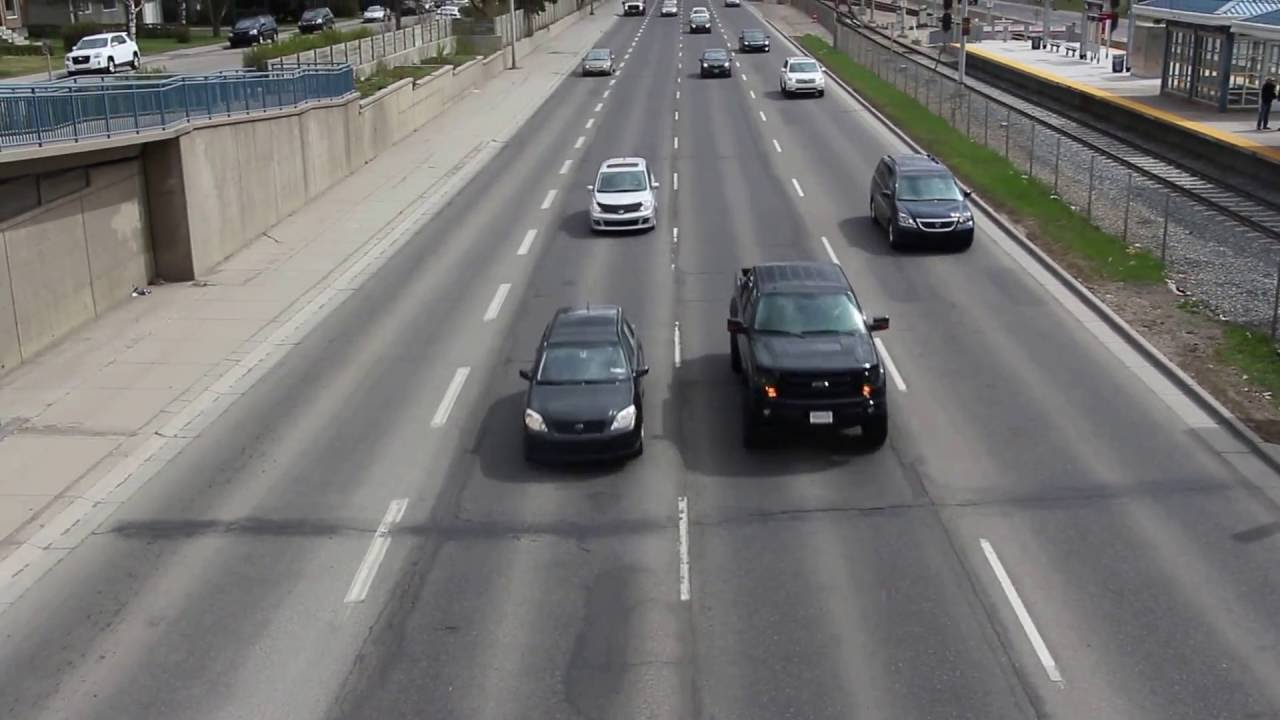
#> input picture test.jpg, 1280 x 720 px
$ python hough.py
#> lines starting #> are read from the running program, lines starting #| are printed output that depends on the picture; after the words box and inside, x2 and y2 are one past the last pixel; in counts of white or black regions, pixels touching at a corner belong together
import matplotlib.pyplot as plt
import matplotlib.image as mpimg
import numpy as np
import math
import cv2

# Read in and grayscale the image
image = mpimg.imread('test.jpg')
#> image is the input picture: shape (720, 1280, 3); mean R, G, B 116.5, 115.7, 114.6
gray = cv2.cvtColor(image,cv2.COLOR_RGB2GRAY)

# Define a kernel size and apply Gaussian smoothing
kernel_size = 5
blur_gray = cv2.GaussianBlur(gray,(kernel_size, kernel_size),0)

# Define our parameters for Canny and apply
low_threshold = 50
high_threshold = 150
edges = cv2.Canny(blur_gray, low_threshold, high_threshold)
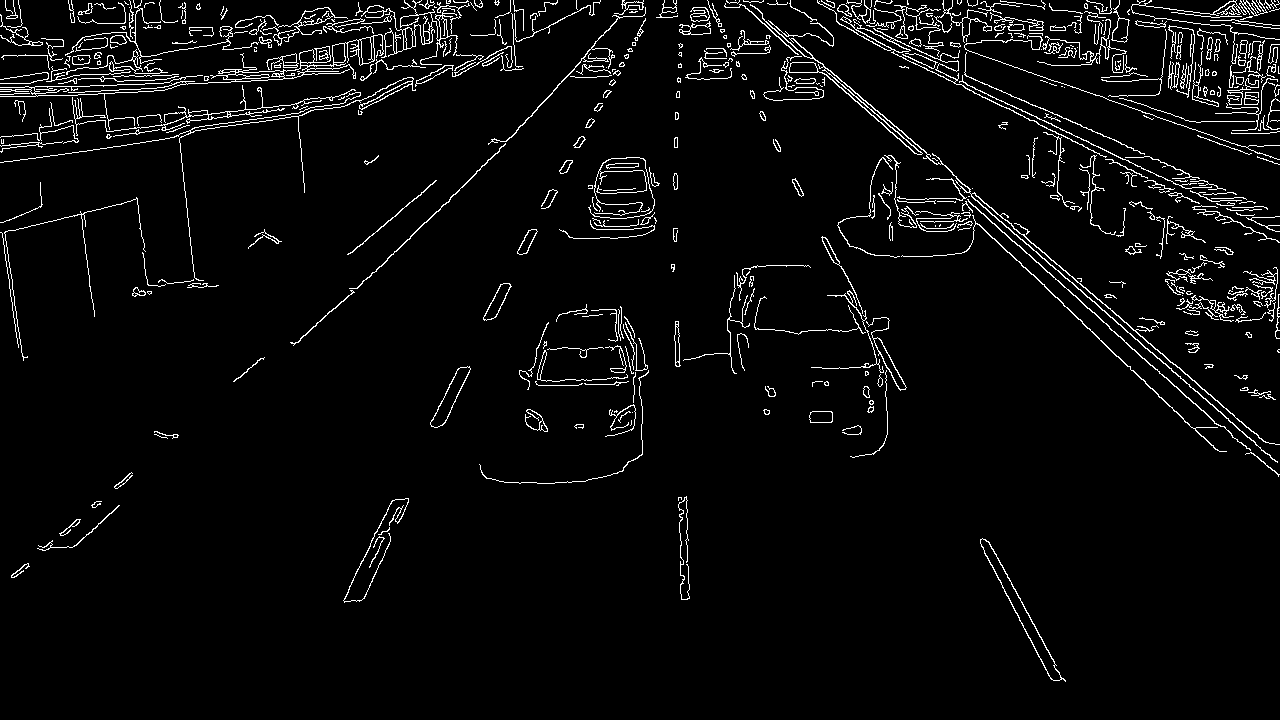
#> edges: shape (720, 1280); 4% white in thin lines or dots

# Next we'll create a masked edges image using cv2.fillPoly()
mask = np.zeros_like(edges)
ignore_mask_color = 255

# This time we are defining a four sided polygon to mask
imshape = image.shape
#> imshape = (720, 1280, 3)
vertices = np.array([[(0,imshape[0]),(450, 290), (490, 290), (imshape[1],imshape[0])]], dtype=np.int32)
cv2.fillPoly(mask, vertices, ignore_mask_color)
#> mask: shape (720, 1280); 30.8% white; 1 white region, box (x1, y1, x2, y2) and area: (1, 290, 1280, 720) 283990
masked_edges = cv2.bitwise_and(edges, mask)
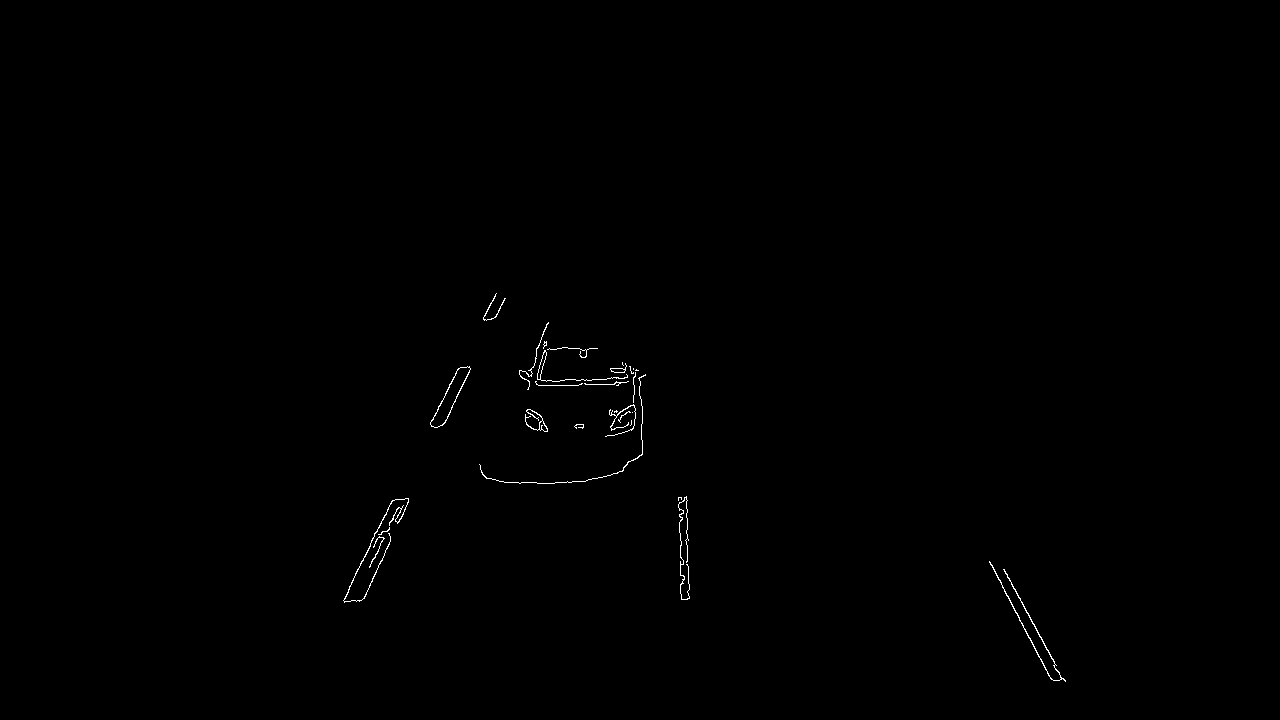
#> masked_edges: shape (720, 1280); 0.27% white in thin lines or dots, all inside (x1, y1, x2, y2) = (343, 293, 1066, 682)

# Define the Hough transform parameters
rho = 2
theta = math.pi/180
threshold = 15
min_line_length = 40
max_line_gap = 20
line_image = np.copy(image)*0
#> line_image: shape (720, 1280, 3); every value is 0

# Run Hough on edge detected image
# Output "lines" is an array containing endpoints of detected line segments
lines = cv2.HoughLinesP(masked_edges, rho, theta, threshold, np.array([]),
                            min_line_length, max_line_gap)
#> lines = 27 rows, first 6: [430, 424, 459, 368], [989, 561, 1052, 679], [363, 598, 408, 501], [442, 425, 470, 368], [1015, 589, 1061, 679], [579, 384, 640, 384]

# Iterate over the output "lines" and draw lines on a blank image
for line in lines:
    for x1,y1,x2,y2 in line:
        cv2.line(line_image,(x1,y1),(x2,y2),(255,0,0),10)
#> this loop made 27 passes
#> line on passes 1 to 12: [[430, 424, 459, 368]], [[989, 561, 1052, 679]], [[363, 598, 408, 501]], [[442, 425, 470, 368]], [[1015, 589, 1061, 679]], [[579, 384, 640, 384]], [[363, 560, 391, 501]], [[640, 377, 642, 423]], [[519, 483, 571, 482]], [[528, 381, 547, 323]], [[685, 497, 689, 598]], [[680, 593, 680, 497]]
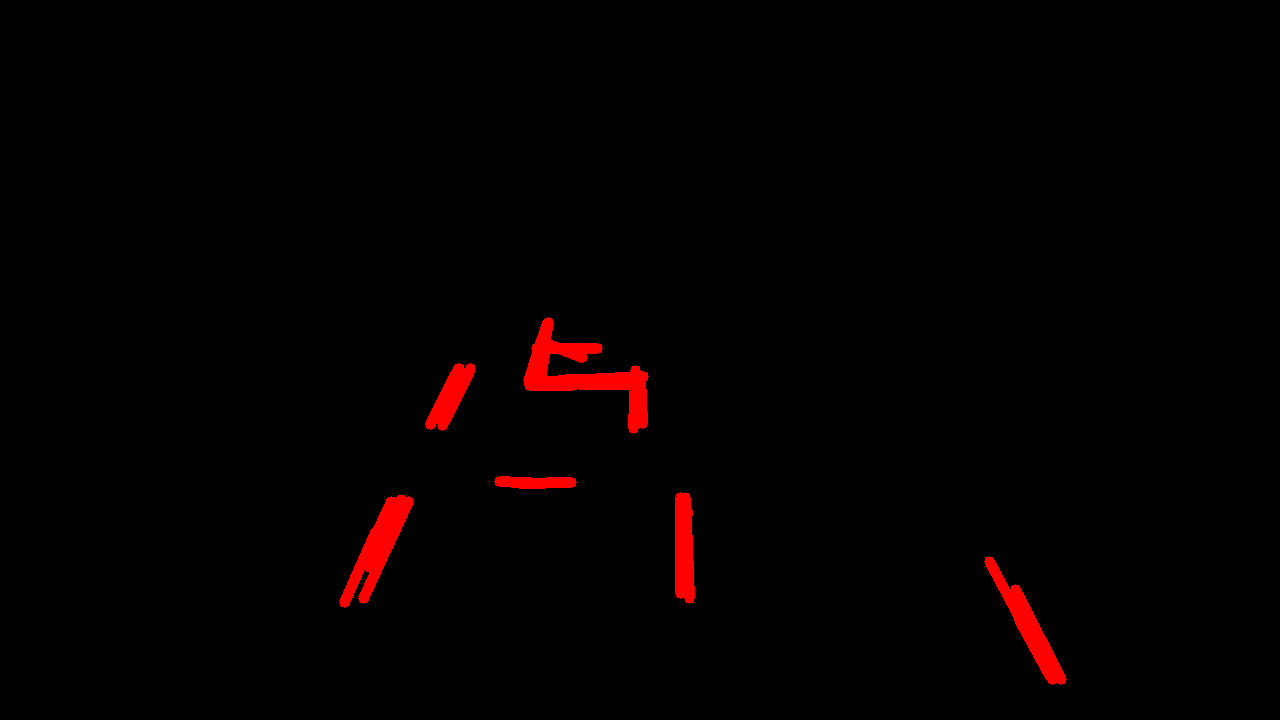
#> line_image: shape (720, 1280, 3); mean R, G, B 4, 0, 0

# Create a "color" binary image to combine with line image
color_edges = np.dstack((edges, edges, edges))
#> color_edges: shape (720, 1280, 3); 4% white in thin lines or dots

# Draw the lines on the edge image
lines_edges = cv2.addWeighted(color_edges, 0.8, line_image, 1, 0)
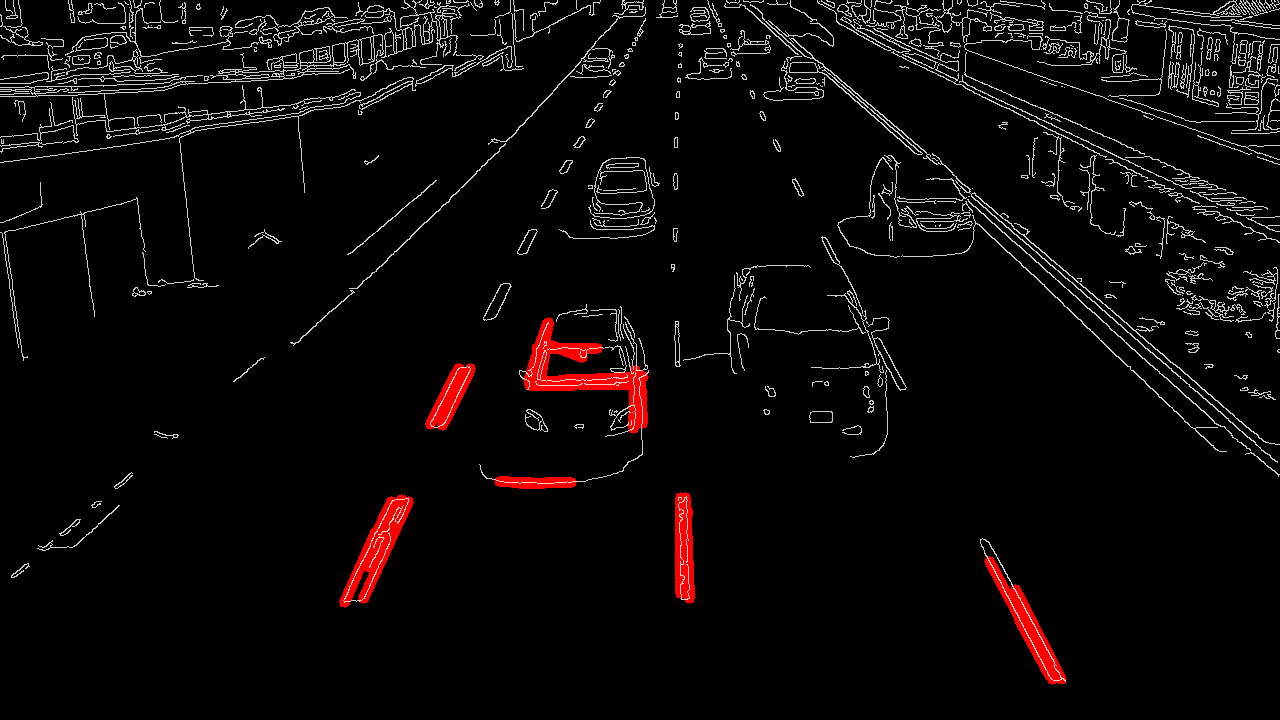
#> lines_edges: shape (720, 1280, 3); mean of channels 0, 1, 2 11.8, 8.2, 8.2; drawn as R, G, B
imgplot = plt.imshow(lines_edges)

$ run again, with gradient direction.JPG copied over test.jpg
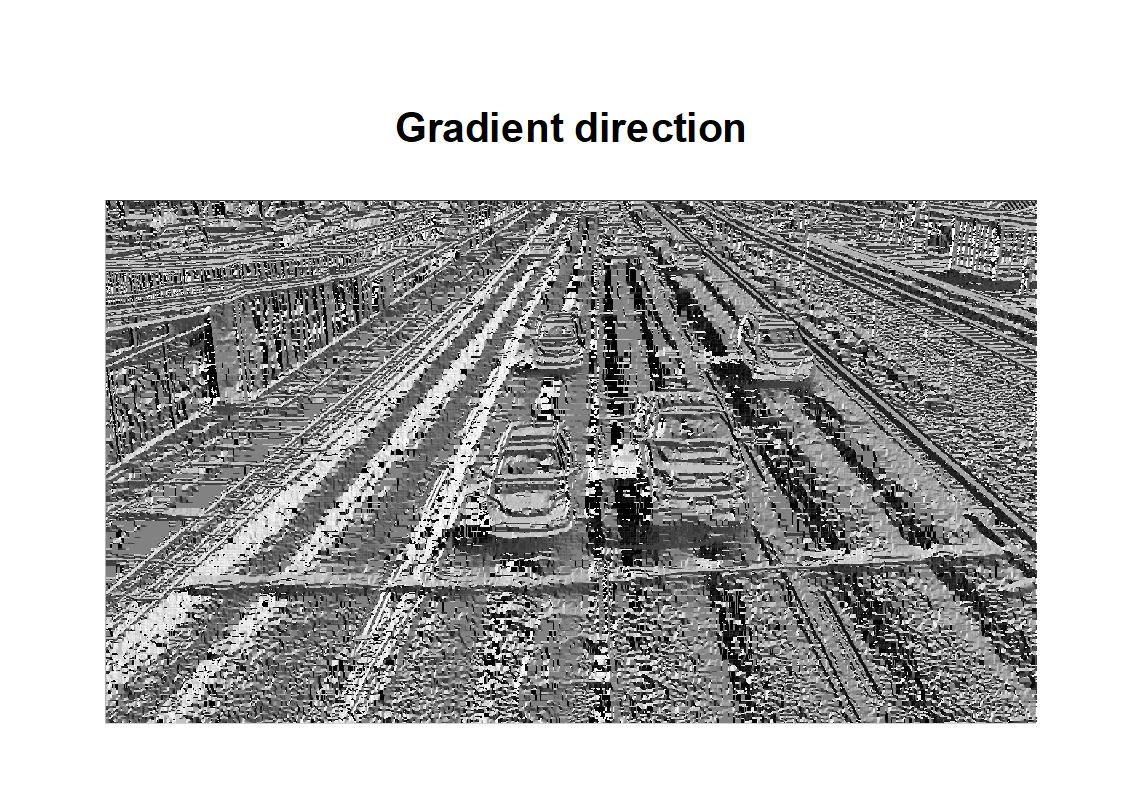
#> input picture gradient direction.JPG, 1141 x 802 px
#> image is the input picture: shape (802, 1141, 3); mean R, G, B 183.4, 183.4, 183.4
#> `edges = cv2.Canny(blur_gray, low_threshold, high_threshold)`:
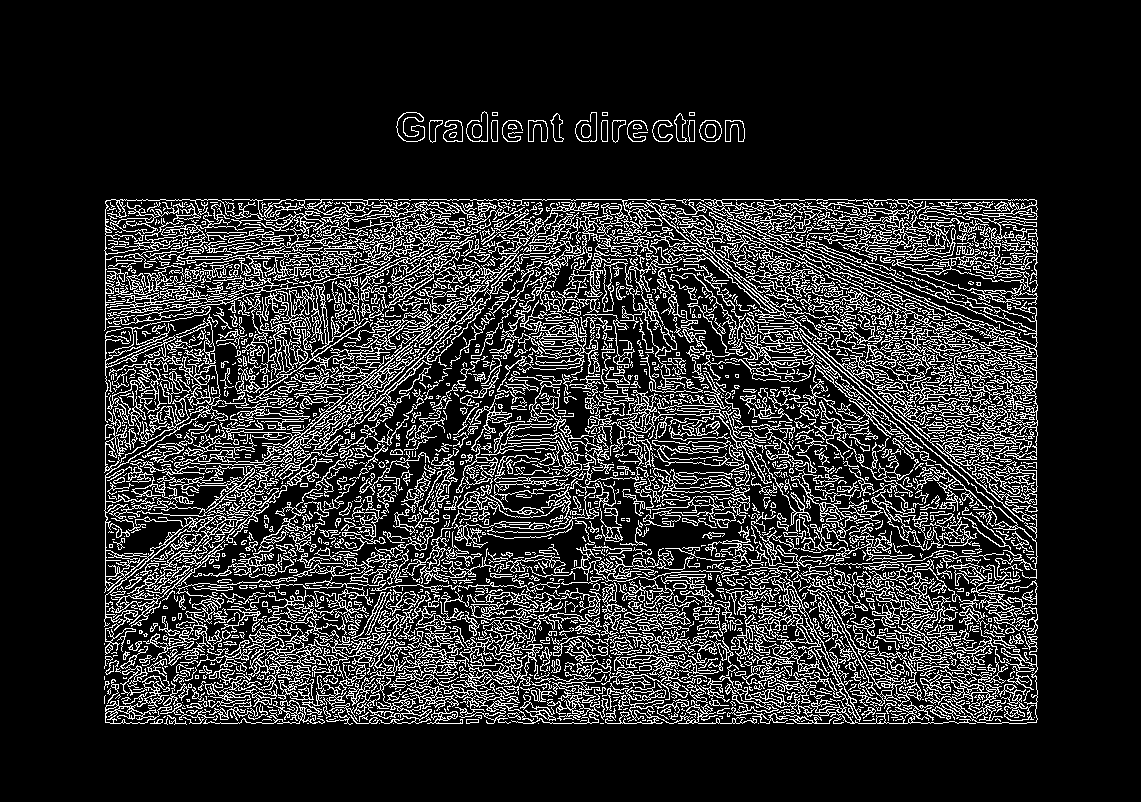
#> edges: shape (802, 1141); 16.3% white in thin lines or dots, all inside (x1, y1, x2, y2) = (104, 111, 1038, 725)
#> mask: shape (802, 1141); 33.1% white; 1 white region, box (x1, y1, x2, y2) and area: (0, 290, 1141, 802) 302662
#> masked_edges: shape (802, 1141); 7% white in thin lines or dots, all inside (x1, y1, x2, y2) = (104, 290, 1037, 725)
#> lines = 859 rows, first 6: [529, 558, 1010, 723], [138, 644, 775, 722], [305, 590, 992, 723], [666, 550, 1004, 694], [263, 586, 687, 473], [140, 643, 907, 723]
#> the loop `for line in lines:` made 859 passes
#> `lines_edges = cv2.addWeighted(color_edges, 0.8, line_image, 1, 0)`:
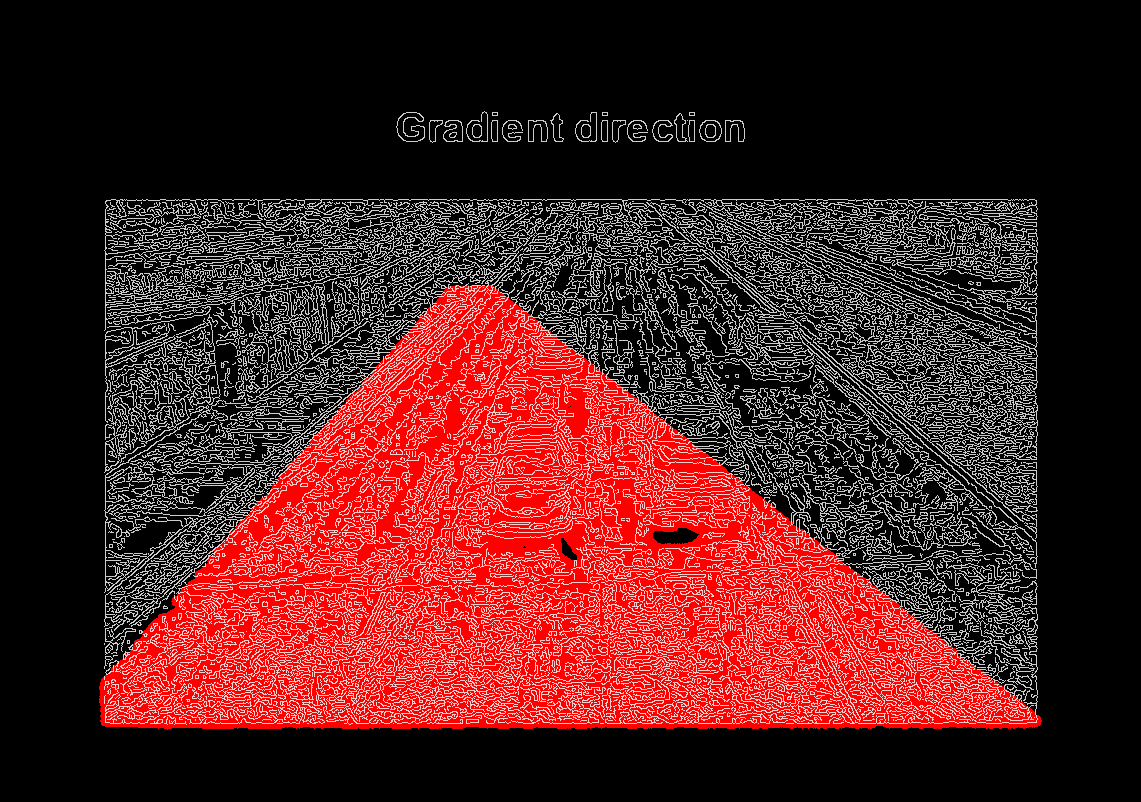
#> lines_edges: shape (802, 1141, 3); mean of channels 0, 1, 2 82.2, 33.2, 33.2; drawn as R, G, B
